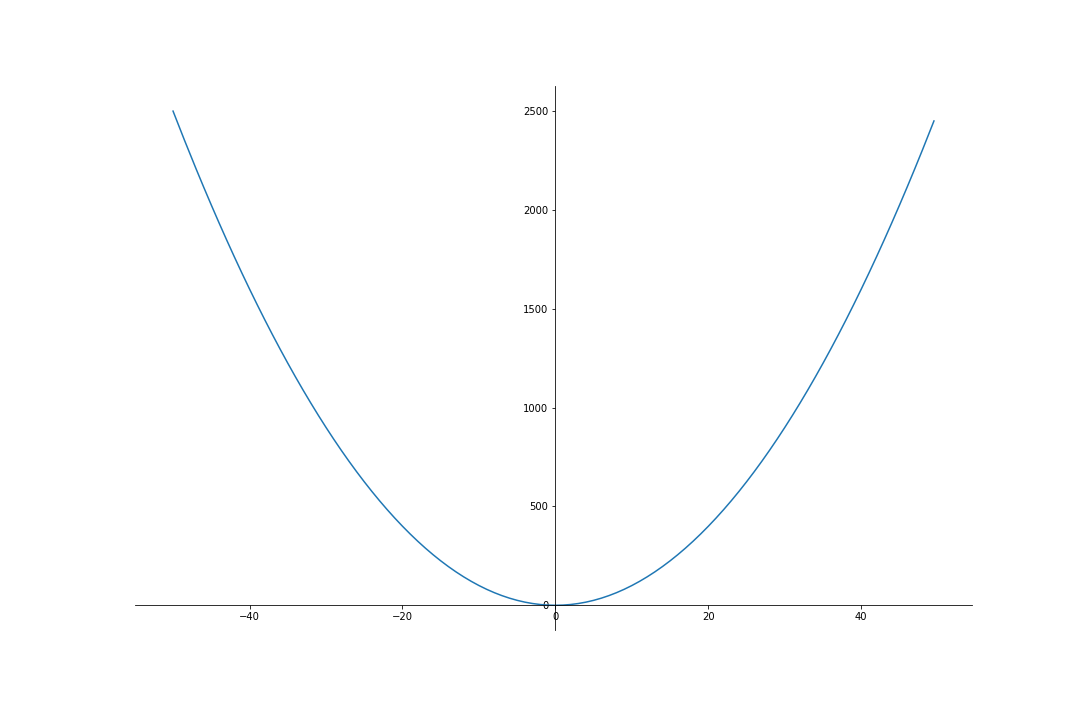
#> input picture 2542-1.png, 1080 x 720 px
$ python remgrid.py
#> lines starting #> are read from the running program, lines starting #| are printed output that depends on the picture; after the words box and inside, x2 and y2 are one past the last pixel; in counts of white or black regions, pixels touching at a corner belong together
import cv2, os, sys
import numpy as np
import matplotlib.pyplot as plt
from fractions import Fraction
from decimal import Decimal
from PIL import Image
# from untitled8 import calc

def calc(x):
    y = x**2
    # y = 9.1*x-1
    # y = 9.1*x**4 + 2.15*x**3 + 7.1*x**2 + 7*x - 4 # 2542.png
    return y

def process_coord(coord): # for PIL image processing
     # new_tup = (coord[0]-1, coord[3]-1, coord[2]+1, coord[1]+1)
     # new_tup = (coord[0], coord[3], coord[2], coord[1])
     new_tup = (coord[0]-1, coord[1]-1, coord[2]+1, coord[3]+5)
     return new_tup

crop = False or 1

if __name__ == '__main__':
    # [7 lines of commented-out code are left out]
    file = r'2542-1.png'
    # plt.savefig(file)

    if crop:
        image = cv2.imread(file)
#> image is the input picture: shape (720, 1080, 3); mean B, G, R 254.3, 254.1, 253.9
        hsv = cv2.cvtColor(image, cv2.COLOR_BGR2HSV)
#> hsv: shape (720, 1080, 3); mean H, S, V 0.5, 0.5, 254.3
        lower_blue = np.array([100, 150, 150], dtype="float64")
        upper_blue = np.array([255, 255, 255], dtype="float64")
        # Threshold the HSV image to get only blue colors
        mask = cv2.inRange(hsv, lower_blue, upper_blue)
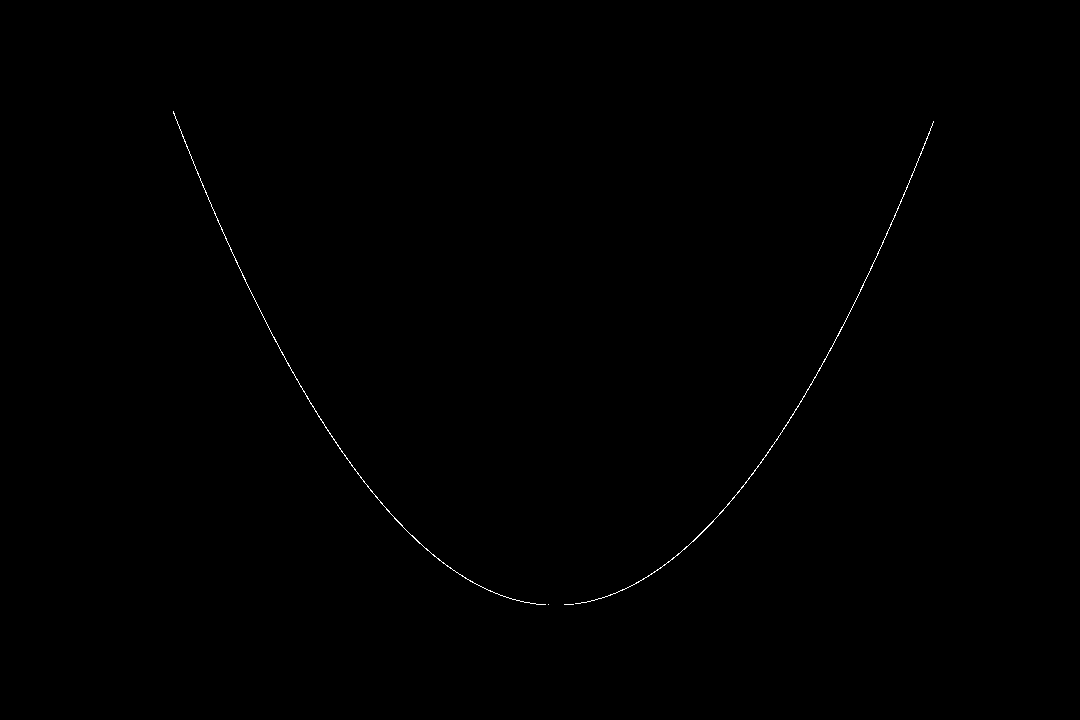
#> mask: shape (720, 1080); 0.17% white in thin lines or dots, all inside (x1, y1, x2, y2) = (173, 111, 934, 605)
        res = cv2.bitwise_and(image, image, mask=mask)

        x = image
        tit = []
        try:
            for j in range(len(x)):
                for i in range(len(x[0])):
                    if res[j][i][0] > 10:
                        tit.append((i, j))
#> after the loop, tit = 1309 pairs, first value 173 to 933, second value 111 to 604
        except:
            raise
        crop_coord = (min(tit, key=lambda _: _[0])[0], min(tit, key=lambda _: _[1])[1], max(tit, key=lambda _: _[0])[0], max(tit, key=lambda _: _[1])[1])
#> crop_coord = (173, 111, 933, 604)
        print(crop_coord)
#| (173, 111, 933, 604)
        juju = Image.open(file)
        jujucrop = juju.crop(process_coord(crop_coord))
#> in process_coord, `new_tup = (coord[0]-1, coord[1]-1, coord[2]+1, coord[3]+5)`: new_tup = (172, 110, 934, 609)
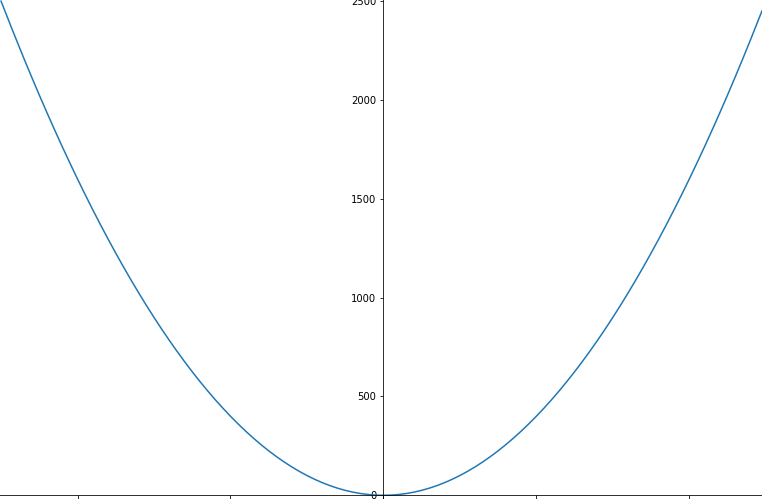
#> jujucrop: PIL image 762x499 RGBA; mean R, G, B, A 253, 253.4, 253.7, 255
        # jujucrop = juju.crop((173, 114, 933, 605))
        jujucrop.show()
        # jujucrop.save(file)

$ run again, with 2541.png copied over 2542-1.png
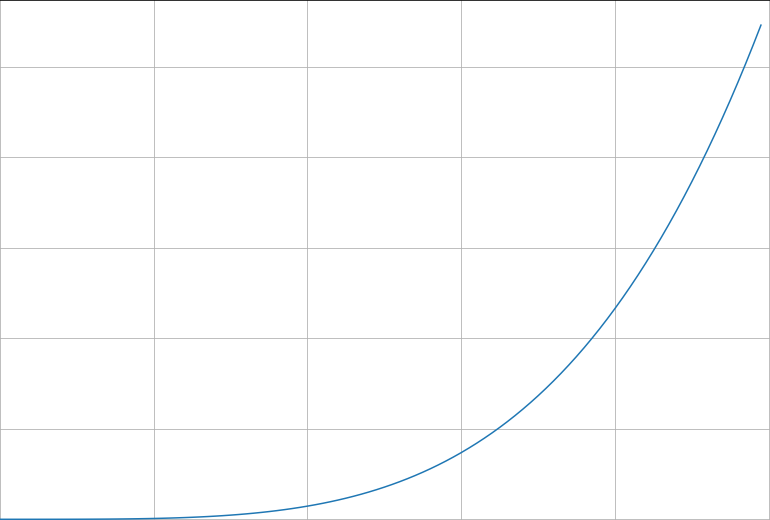
#> input picture 2541.png, 770 x 520 px
#> image is the input picture: shape (520, 770, 3); mean B, G, R 253.1, 252.9, 252.6
#> hsv: shape (520, 770, 3); mean H, S, V 0.7, 0.7, 253.1
#> `mask = cv2.inRange(hsv, lower_blue, upper_blue)`:
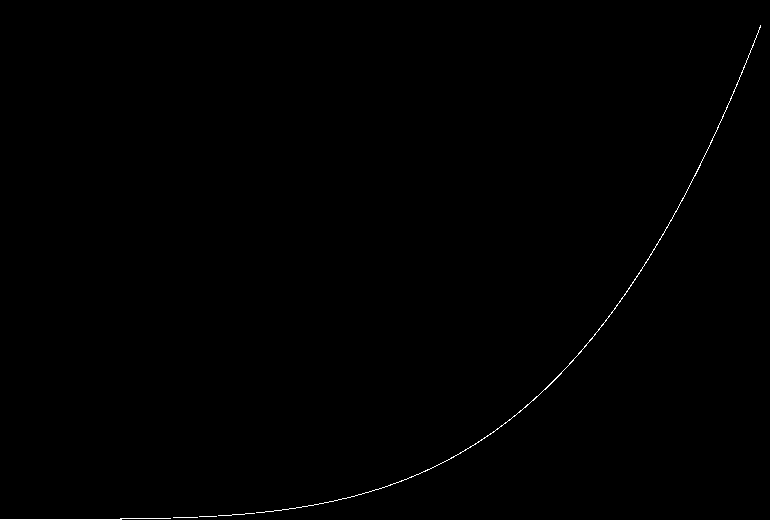
#> mask: shape (520, 770); 0.25% white in thin lines or dots
#> after the loop `for j in range(len(x)):`: tit = 1016 pairs, first value 0 to 760, second value 25 to 519
#> crop_coord = (0, 25, 760, 519)
#| (0, 25, 760, 519)
#> new_tup = (-1, 24, 761, 524)
#> `jujucrop = juju.crop(process_coord(crop_coord))`:
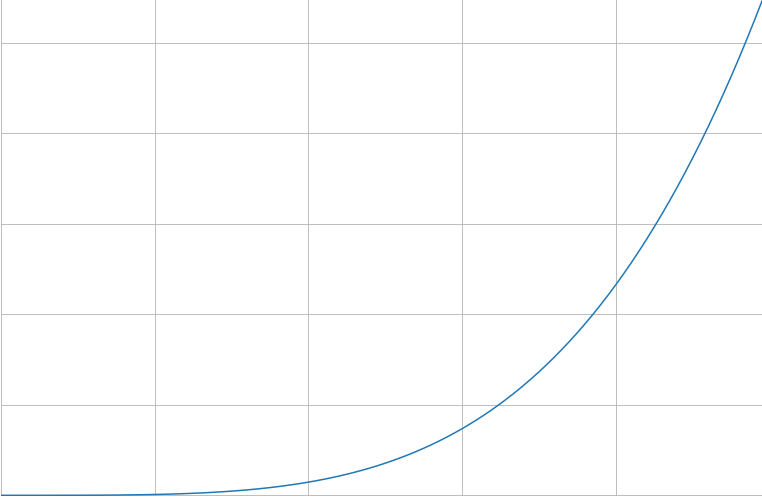
#> jujucrop: PIL image 762x500 RGBA; mean R, G, B, A 250.6, 250.9, 251.2, 252.6; transparent parts drawn white
